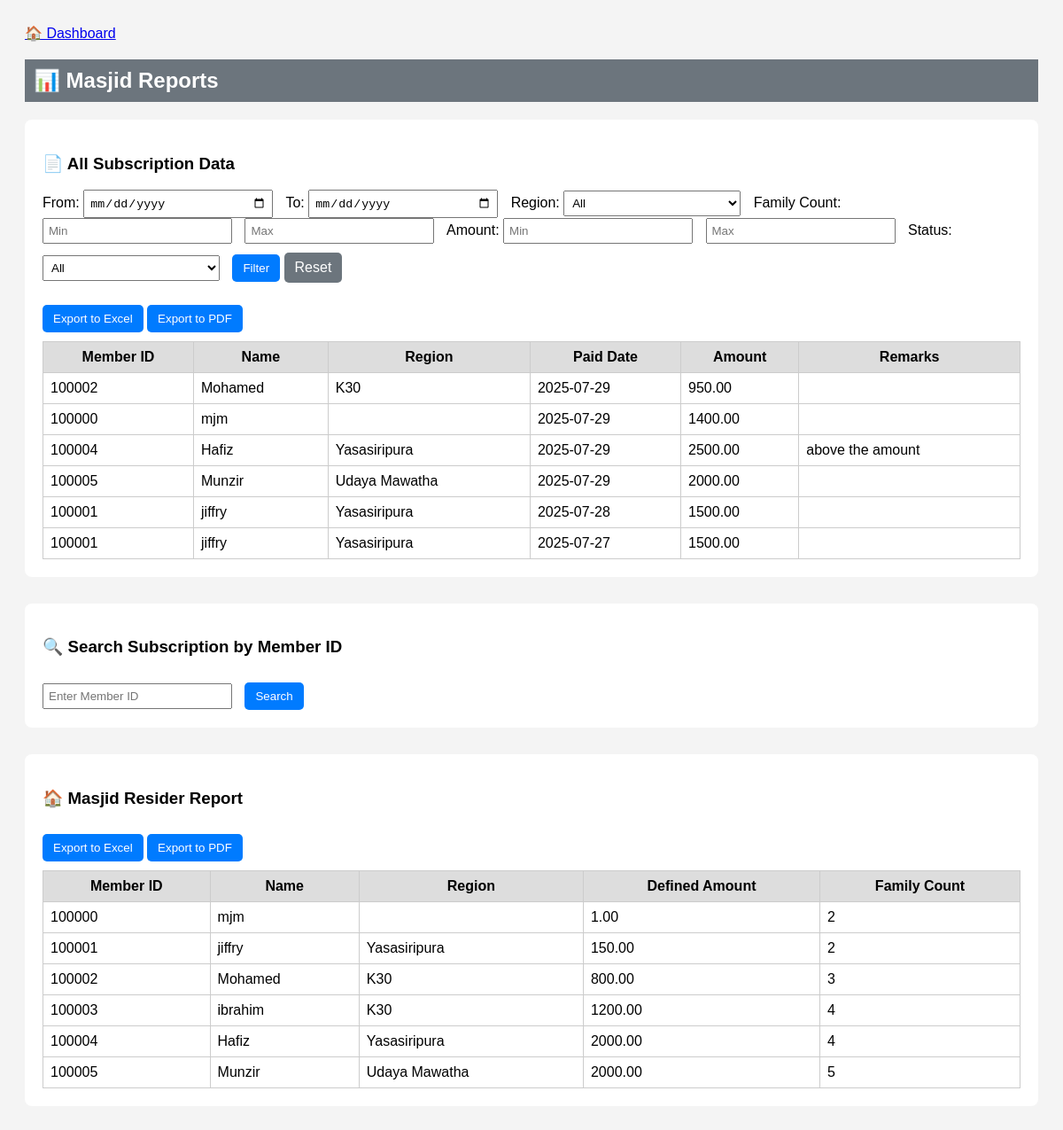
The app's page /reports.php with its own data.
### tables this page shows
CREATE TABLE `subscriptions` (
  `id` int(11) NOT NULL,
  `member_id` int(11) DEFAULT NULL,
  `paid_date` date DEFAULT NULL,
  `amount` decimal(10,2) DEFAULT NULL,
  `remarks` text DEFAULT NULL
);

CREATE TABLE `members` (
  `member_id` int(11) NOT NULL,
  `name` varchar(255) DEFAULT NULL,
  `defined_amount` decimal(10,2) DEFAULT NULL,
  `family_count` int(11) DEFAULT NULL,
  `region_id` int(11) DEFAULT NULL
);

CREATE TABLE `regions` (
  `region_id` int(11) NOT NULL,
  `region_name` varchar(100) NOT NULL
);

### reports.php (the view, shortened to what this page needs)
<?php include 'db.php'; ?>
<?php
$where = "WHERE 1=1";
?>
<!DOCTYPE html>
<html>
<head>
</head>
<body>
<div class="nav-buttons">
    <a href="index.php">🏠 Dashboard</a>
</div>
<h2>📊 Masjid Reports</h2>
<div class="section" id="subscriptions-section">
    <h3>📄 All Subscription Data</h3>
    <form method="GET" style="margin-bottom: 15px;">
        <label>From:
            <input type="date" name="from_date" value="<?php echo $_GET['from_date'] ?? ''; ?>">
        </label>
        <label>To:
            <input type="date" name="to_date" value="<?php echo $_GET['to_date'] ?? ''; ?>">
        </label>
        <label>Region:
            <select name="region">
    <option value="">All</option>
</select>
        </label>
        <label>Family Count:
            <input type="number" name="family_min" placeholder="Min" value="<?= $_GET['family_min'] ?? '' ?>">
            <input type="number" name="family_max" placeholder="Max" value="<?= $_GET['family_max'] ?? '' ?>">
        </label>
        <label>Amount:
            <input type="number" name="amount_min" placeholder="Min" value="<?= $_GET['amount_min'] ?? '' ?>">
            <input type="number" name="amount_max" placeholder="Max" value="<?= $_GET['amount_max'] ?? '' ?>">
        </label>
        <label>Status:
            <select name="payment_status">
                <option value="">All</option>
            </select>
        </label>
        <button type="submit">Filter</button>
        <a href="report.php" class="export-btn" style="background-color:#6c757d;">Reset</a>
    </form>
    <button class="export-btn" onclick="exportToExcel('subs-table', 'All_Subscriptions')">Export to Excel</button>
    <button class="export-btn" onclick="exportToPDF('subscriptions-section', 'All_Subscriptions')">Export to PDF</button>
   <table id="subs-table">
    <tr>
        <th>Member ID</th>
        <th>Name</th>
        <th>Region</th>
        <th>Paid Date</th>
        <th>Amount</th>
        <th>Remarks</th>
    </tr>
        <?php
        $sql = "SELECT s.*, m.name, m.defined_amount, r.region_name
        FROM subscriptions s
        JOIN members m ON s.member_id = m.member_id
        LEFT JOIN regions r ON m.region_id = r.region_id
        $where
        ORDER BY s.paid_date DESC";
        $result = $conn->query($sql);
        while ($row = $result->fetch_assoc()) {
            echo "<tr>
        <td>{$row['member_id']}</td>
        <td>{$row['name']}</td>
        <td>{$row['region_name']}</td>
        <td>{$row['paid_date']}</td>
        <td>{$row['amount']}</td>
        <td>{$row['remarks']}</td>
      </tr>";
        }
        ?>
    </table>
</div>
<div class="section" id="single-member-section">
    <h3>🔍 Search Subscription by Member ID</h3>
    <form method="GET">
        <input type="number" name="search_member" placeholder="Enter Member ID" required>
        <button type="submit">Search</button>
    </form>
</div>
<div class="section" id="resider-section">
    <h3>🏠 Masjid Resider Report</h3>
    <button class="export-btn" onclick="exportToExcel('resider-table', 'Masjid_Residers')">Export to Excel</button>
    <button class="export-btn" onclick="exportToPDF('resider-section', 'Masjid_Residers')">Export to PDF</button>
    <table id="resider-table">
        <tr>
            <th>Member ID</th>
            <th>Name</th>
            <th>Region</th>
            <th>Defined Amount</th>
            <th>Family Count</th>
        </tr>
        <?php
        $sql = "SELECT m.member_id, m.name, r.region_name, m.defined_amount, m.family_count
                FROM members m
                LEFT JOIN regions r ON m.region_id = r.region_id
                ORDER BY m.member_id ASC";
        $res = $conn->query($sql);
        while ($row = $res->fetch_assoc()) {
            echo "<tr>
                    <td>{$row['member_id']}</td>
                    <td>{$row['name']}</td>
                    <td>{$row['region_name']}</td>
                    <td>{$row['defined_amount']}</td>
                    <td>{$row['family_count']}</td>
                  </tr>";
        }
        ?>
    </table>
</div>
</body>
</html>

### reports.php (style rules this page uses)
body { font-family: Arial; background-color: #f4f4f4; padding: 20px; }
h2 { background-color: #6c757d; color: white; padding: 10px; }
.section { background-color: white; padding: 20px; margin-bottom: 30px; border-radius: 8px; }
table { border-collapse: collapse; width: 100%; margin-top: 10px; }
th, td { border: 1px solid #ccc; padding: 8px; }
th { background-color: #ddd; }
input, select { padding: 5px; width: 200px; margin-right: 10px; }
button, a.export-btn { margin-top: 10px; padding: 8px 12px; background-color: #007BFF; color: white; text-decoration: none; border: none; border-radius: 5px; cursor: pointer; display: inline-block; }
.nav-buttons { margin-bottom: 20px; }

### records on screen
subscriptions: member "100002", member.name "Mohamed", regions.region_name "K30", paid_date "2025-07-29", amount "950.00"
subscriptions: member "100000", member.name "mjm", paid_date "2025-07-29", amount "1400.00"
subscriptions: member "100004", member.name "Hafiz", regions.region_name "Yasasiripura", paid_date "2025-07-29", amount "2500.00", remarks "above the amount"
subscriptions: member "100005", member.name "Munzir", regions.region_name "Udaya Mawatha", paid_date "2025-07-29", amount "2000.00"
subscriptions: member "100001", member.name "jiffry", regions.region_name "Yasasiripura", paid_date "2025-07-28", amount "1500.00"
subscriptions: member "100001", member.name "jiffry", regions.region_name "Yasasiripura", paid_date "2025-07-27", amount "1500.00"
members: member_id "100000", name "mjm", defined_amount "1.00", family_count "2"
members: member_id "100001", name "jiffry", region.region_name "Yasasiripura", defined_amount "150.00", family_count "2"
members: member_id "100002", name "Mohamed", region.region_name "K30", defined_amount "800.00", family_count "3"
members: member_id "100003", name "ibrahim", region.region_name "K30", defined_amount "1200.00", family_count "4"
members: member_id "100004", name "Hafiz", region.region_name "Yasasiripura", defined_amount "2000.00", family_count "4"
members: member_id "100005", name "Munzir", region.region_name "Udaya Mawatha", defined_amount "2000.00", family_count "5"
